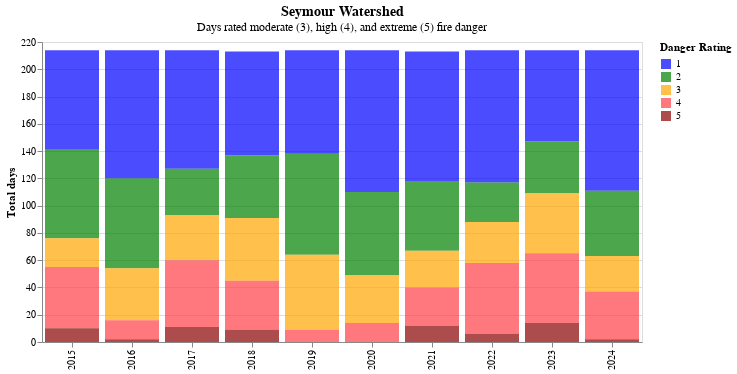

The code cell stored with this chart in its notebook:
### Markdown cell above
### Watershed Wildfire Conditions
Watershed forest fire danger rating is now rated **VERY LOW or LOW** as of September 30, 2023. Recent rainfall has lowered fire danger and significantly reduced the risk of fire starts on the BC South Coast. It's likely the forest fire season is now over for this year. 

The plot below shows the number of days where fire danger was rated moderate (3), high (4) or extreme (5) in the Seymour Watershed. This varies from season to season, but there has been an increasing trend over time, especially for high and extreme ratings. This year saw the most days in high and extreme fire danger, and the second most in moderate or higher (109 total days).

### Code cell
title = alt.TitleParams(
   text='Seymour Watershed',
   subtitle="Days rated moderate (3), high (4), and extreme (5) fire danger",
   anchor='middle',
   fontSize=14,
   fontWeight='bold')

#domain = [5, 4, 3, 2, 1]  # Reversed domain
#range_ = ['darkred', '#FE3F46', 'orange', 'green', 'blue']  # Reversed range
domain = [1, 2, 3, 4, 5]
range_ = ['blue', 'green', 'orange', '#FE3F46', 'darkred']

test2 = alt.Chart(danger_filter, title=title).mark_bar(opacity=0.7).encode(
    alt.X('year:O', title=None),
    alt.Y('count(DGR):Q', title = 'Total days'),
    alt.Color("DGR:O", title='Danger Rating', scale=alt.Scale(domain=domain, range=range_), sort=alt.SortOrder('descending')),
    tooltip=[alt.Tooltip('year', title="Year"), alt.Tooltip('count(DGR)', title="Number of Days")]
)

rule2 = alt.Chart(df_dgr).mark_line(color='black', opacity=0.7, strokeDash=[4, 2]).encode(
    alt.X('year:O', title=None),
    alt.Y('moving_avg:Q', title= 'Total days')
)

(test2 + rule2).properties(width=600)

### Figure 1 — Vega-Lite specification as saved in the notebook (floating-point values rounded to 4 significant figures; data arrays with more than 128 entries replaced by an {"elided": "..."} marker saying what was removed)
{"config": {"view": {"continuousWidth": 300, "continuousHeight": 300}}, "layer": [{"data": {"name": "data-6ee66d9908f04c40d2ac3beadbf0c4b1"}, "mark": {"type": "bar", "opacity": 0.7}, "encoding": {"color": {"field": "DGR", "scale": {"domain": [1, 2, 3, 4, 5], "range": ["blue", "green", "orange", "#FE3F46", "darkred"]}, "sort": "descending", "title": "Danger Rating", "type": "ordinal"}, "tooltip": [{"field": "year", "title": "Year", "type": "quantitative"}, {"aggregate": "count", "field": "DGR", "title": "Number of Days", "type": "quantitative"}], "x": {"field": "year", "title": null, "type": "ordinal"}, "y": {"aggregate": "count", "field": "DGR", "title": "Total days", "type": "quantitative"}}, "title": {"text": "Seymour Watershed", "anchor": "middle", "fontSize": 14, "fontWeight": "bold", "subtitle": "Days rated moderate (3), high (4), and extreme (5) fire danger"}}, {"data": {"name": "data-d751713988987e9331980363e24189ce"}, "mark": {"type": "line", "color": "black", "opacity": 0.7, "strokeDash": [4, 2]}, "encoding": {"x": {"field": "year", "title": null, "type": "ordinal"}, "y": {"field": "moving_avg", "title": "Total days", "type": "quantitative"}}}], "width": 600, "$schema": "https://vega.github.io/schema/vega-lite/v5.8.0.json", "datasets": {"data-6ee66d9908f04c40d2ac3beadbf0c4b1": {"elided": "2138 records"}, "data-d751713988987e9331980363e24189ce": []}}
